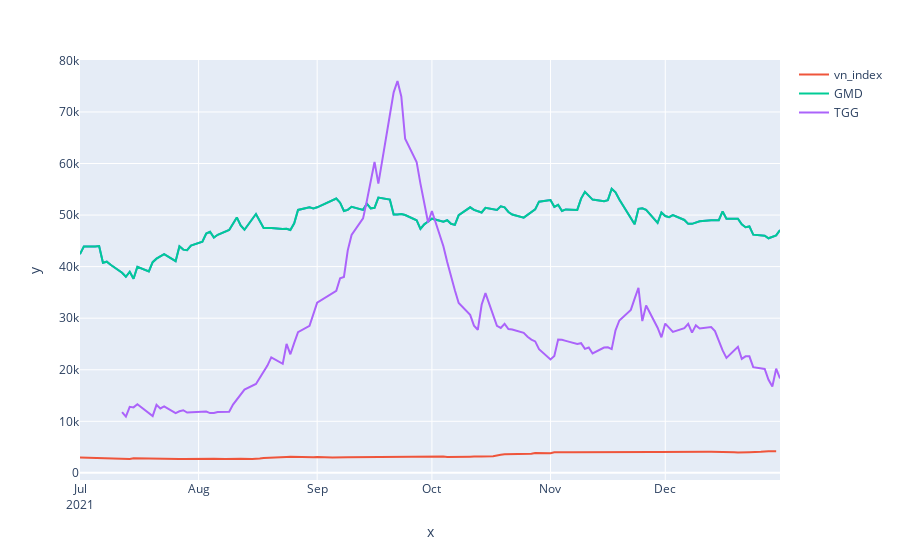

Notebook source saved alongside this figure:
### Code cell
fig = px.line(data, x = data['GMD']['Date'], y = data['GMD']['Open'])
for name in label:
    fig.add_scatter(x = data[name]['Date'], y = data[name]['Open'], mode = 'lines',name = name)
fig.update_xaxes(tickformat = "%b\n%Y")

### Figure 1 — Plotly figure (JSON) as saved in the notebook; plotly's stock layout.template omitted (floating-point values rounded to 4 significant figures; data arrays with more than 128 entries replaced by an {"elided": "..."} marker saying what was removed)
{"data": [{"hovertemplate": "x=%{x}<br>y=%{y}<extra></extra>", "legendgroup": "", "line": {"color": "#636efa", "dash": "solid"}, "marker": {"symbol": "circle"}, "mode": "lines", "name": "", "orientation": "v", "showlegend": false, "type": "scatter", "x": {"elided": "130 str values"}, "xaxis": "x", "y": {"elided": "130 int values"}, "yaxis": "y"}, {"mode": "lines", "name": "vn_index", "type": "scatter", "x": {"elided": "130 str values"}, "y": {"elided": "130 int values"}}, {"mode": "lines", "name": "GMD", "type": "scatter", "x": {"elided": "130 str values"}, "y": {"elided": "130 int values"}}, {"mode": "lines", "name": "TGG", "type": "scatter", "x": {"elided": "130 str values"}, "y": {"elided": "130 int values"}}], "layout": {"legend": {"tracegroupgap": 0}, "margin": {"t": 60}, "xaxis": {"anchor": "y", "domain": [0, 1], "tickformat": "%b\n%Y", "title": {"text": "x"}}, "yaxis": {"anchor": "x", "domain": [0, 1], "title": {"text": "y"}}}}
